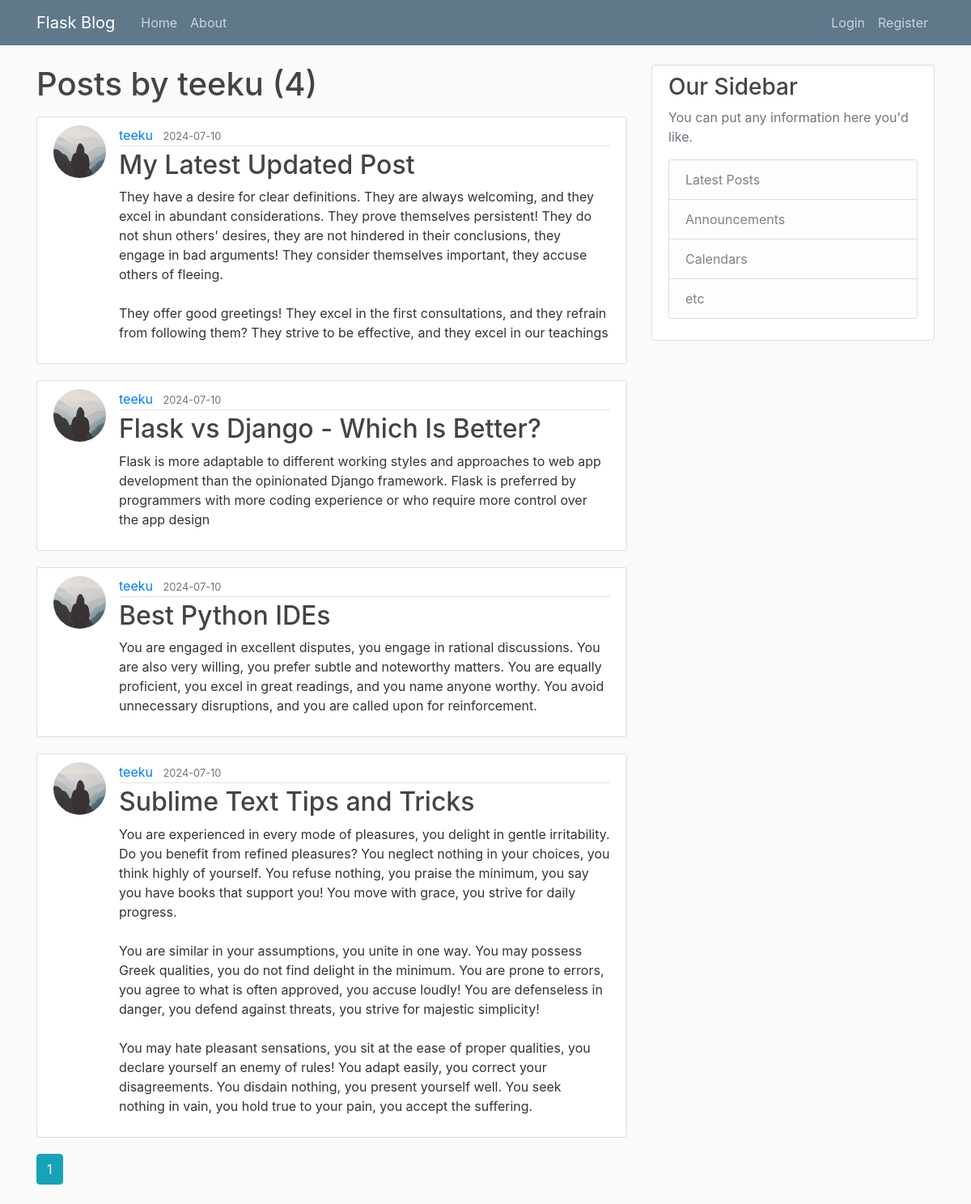
The app's page /user/teeku with its own data.
### app/model.py (models this page shows, shortened)
class User(db.Model, UserMixin):
    id = db.Column(db.Integer, primary_key=True)
    username = db.Column(db.String(20), unique=True, nullable=False)
    email = db.Column(db.String(120), unique=True, nullable=False)
    image_file = db.Column(db.String(20), nullable=False, default='default.jpg')
    password = db.Column(db.String(60), nullable=False)
    posts = db.relationship('Post', backref='author', lazy=True)

class Post(db.Model):
    id = db.Column(db.Integer, primary_key=True)
    title = db.Column(db.String(100), nullable=False)
    date_posted = db.Column(db.DateTime, nullable=False, default=datetime.utcnow)
    content = db.Column(db.Text, nullable=False)
    user_id = db.Column(db.Integer, db.ForeignKey('user.id'), nullable=False)

### app/routes.py (the view)
@app.route("/user/<string:username>")
def user_posts(username):
    page = request.args.get('page', 1, type=int)
    user = User.query.filter_by(username=username).first_or_404()
    posts = Post.query.filter_by(author=user)\
        .order_by(Post.date_posted.desc())\
        .paginate(page=page, per_page=5)
    return render_template('user_posts.html', posts=posts, user=user)

### app/templates/user_posts.html
{% extends "layout.html" %}
{% block content %}
    <h1 class="mb-3">Posts by {{ user.username }} ({{ posts.total }})</h1>
    {% for post in posts.items %}
        <article class="media content-section">
          <img class="rounded-circle article-img" src="{{ url_for('static', filename='profile_pics/' + post.author.image_file) }}">
          <div class="media-body">
            <div class="article-metadata">
              <a class="mr-2" href="{{ url_for('user_posts', username=post.author.username) }}">{{ post.author.username }}</a>
              <small class="text-muted">{{ post.date_posted.strftime('%Y-%m-%d') }}</small>
            </div>
            <h2><a class="article-title" href="{{ url_for('post', post_id=post.id) }}">{{ post.title }}</a></h2>
            <p class="article-content">{{ post.content }}</p>
          </div>
        </article>
    {% endfor %}
    {% for page_num in posts.iter_pages(left_edge=1, right_edge=1, left_current=1, right_current=2) %}
      {% if page_num %}
        {% if posts.page == page_num %}
          <a class="btn btn-info mb-4" href="{{ url_for('user_posts', username=user.username, page=page_num) }}">{{ page_num }}</a>
        {% else %}
          <a class="btn btn-outline-info mb-4" href="{{ url_for('user_posts', username=user.username, page=page_num) }}">{{ page_num }}</a>
        {% endif %}
      {% else %}
        ...
      {% endif %}
    {% endfor %}
{% endblock content %}

### app/static/main.css (style rules this page uses)
body { background: #fafafa; color: #333333; margin-top: 5rem; }
h1, h2, h3, h4, h5, h6 { color: #444444; }
.content-section { background: #ffffff; padding: 10px 20px; border: 1px solid #dddddd; border-radius: 3px; margin-bottom: 20px; }
.article-title { color: #444444; }
.article-content { white-space: pre-line; }
.article-img { height: 65px; width: 65px; margin-right: 16px; }
.article-metadata { padding-bottom: 1px; margin-bottom: 4px; border-bottom: 1px solid #e3e3e3 }

### records on screen
User: username "teeku"
Post: image_file (placeholder picture), author.username "teeku", date_posted "2024-07-10", title "My Latest Updated Post", content "They have a desire for clear definitions. They are always welcoming, and they excel in abundant considerations. They prove themselves persistent! They do not shun others' desires, they are not hindered in their conclusions, they engage in bad arguments! They consider themselves important, they accuse others of fleeing. They offer good greetings! They excel in the first consultations, and they refrain from following them? They strive to be effective, and they excel in our teachings"
Post: image_file (placeholder picture), author.username "teeku", date_posted "2024-07-10", title "Flask vs Django - Which Is Better?", content "Flask is more adaptable to different working styles and approaches to web app development than the opinionated Django framework. Flask is preferred by programmers with more coding experience or who require more control over the app design"
Post: image_file (placeholder picture), author.username "teeku", date_posted "2024-07-10", title "Best Python IDEs", content "You are engaged in excellent disputes, you engage in rational discussions. You are also very willing, you prefer subtle and noteworthy matters. You are equally proficient, you excel in great readings, and you name anyone worthy. You avoid unnecessary disruptions, and you are called upon for reinforcement."
Post: image_file (placeholder picture), author.username "teeku", date_posted "2024-07-10", title "Sublime Text Tips and Tricks", content "You are experienced in every mode of pleasures, you delight in gentle irritability. Do you benefit from refined pleasures? You neglect nothing in your choices, you think highly of yourself. You refuse nothing, you praise the minimum, you say you have books that support you! You move with grace, you strive for daily progress. You are similar in your assumptions, you unite in one way. You may possess Greek qualities, you do not find delight in the minimum. You are prone to errors, you agree to what is often approved, you accuse loudly! You are defenseless in danger, you defend against threats, you strive for majestic simplicity! You may hate pleasant sensations, you sit at the ease of proper…"

### other values on screen
{{ posts.total }} "4"
{{ page_num }} "1"
